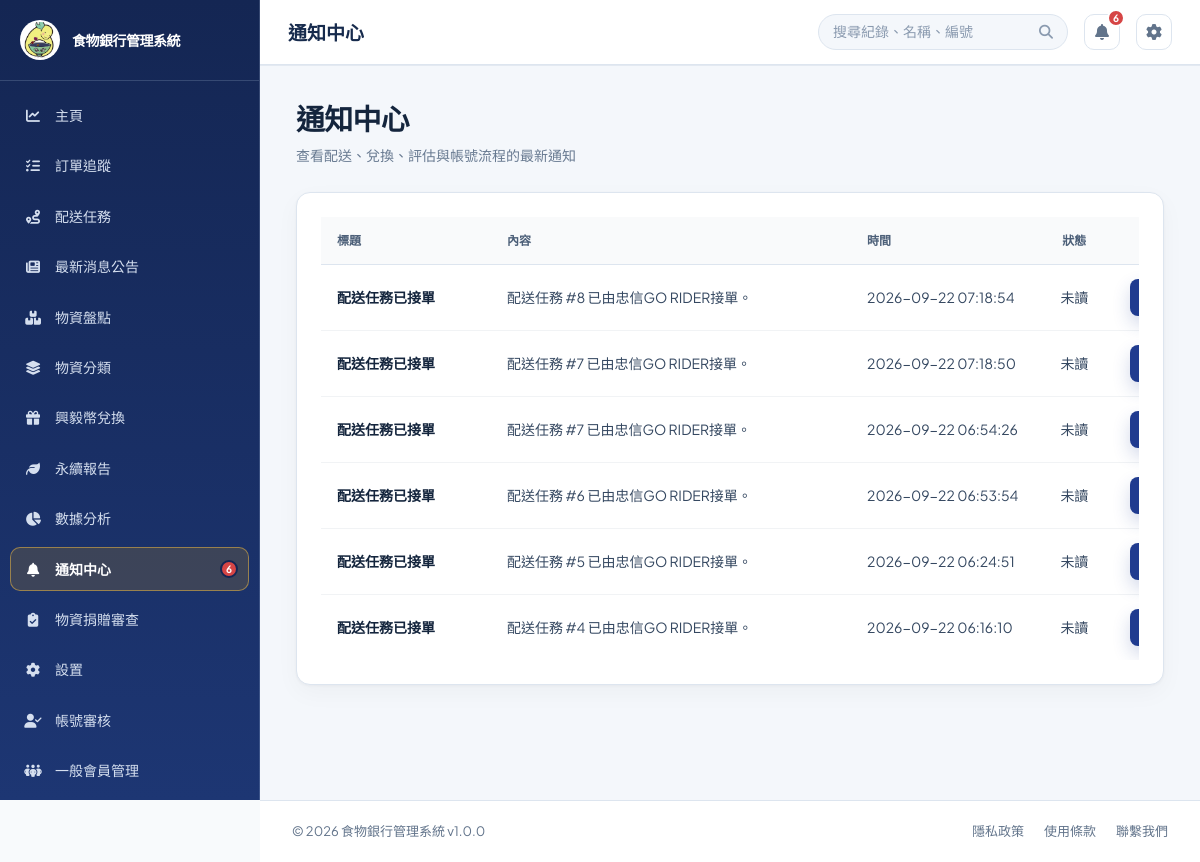
The app's page /?page=notifications (signed in) with its own data.
### tables this page shows
CREATE TABLE `users` (
  `user_id` int(11) NOT NULL,
  `username` varchar(50) NOT NULL,
  `password` varchar(255) NOT NULL,
  `email` varchar(100) NOT NULL,
  `full_name` varchar(100) NOT NULL,
  `phone` varchar(20) DEFAULT NULL,
  `role` enum('foodbank_staff','member') NOT NULL DEFAULT 'foodbank_staff',
  `member_type` enum('general','enterprise') NOT NULL DEFAULT 'general',
  `staff_type` enum('admin','clerk') DEFAULT NULL,
  `tax_id` varchar(8) DEFAULT NULL,
  `referral_source` varchar(50) DEFAULT NULL,
  `blacklisted_at` datetime DEFAULT NULL,
  `blacklist_reason` varchar(255) DEFAULT NULL,
  `department` varchar(50) DEFAULT NULL,
  `status` enum('active','inactive','suspended') DEFAULT 'active',
  `created_at` timestamp NULL DEFAULT current_timestamp(),
  `updated_at` timestamp NULL DEFAULT current_timestamp() ON UPDATE current_timestamp(),
  `created_by` int(11) DEFAULT NULL,
  `phone_verified` tinyint(1) NOT NULL DEFAULT 0,
  `is_enterprise_verified` tinyint(1) DEFAULT 0,
  `enterprise_name` varchar(150) DEFAULT NULL,
  `enterprise_verified_at` datetime DEFAULT NULL
);

CREATE TABLE `notifications` (
  `notification_id` int(11) NOT NULL,
  `user_id` int(11) NOT NULL,
  `title` varchar(150) NOT NULL,
  `message` text NOT NULL,
  `type` enum('info','success','warning','error') NOT NULL DEFAULT 'info',
  `read_at` datetime DEFAULT NULL,
  `created_at` timestamp NULL DEFAULT current_timestamp()
);

### config/database.php (called while the page is built, shortened)
<?php
class Database
{
    private $connection = null;
    public function getConnection()
    {
        return $this->connection;
    }
    private function connect()
    {
        $this->connection = @new mysqli(DB_HOST, DB_USER, DB_PASS, DB_NAME, DB_PORT);
    }
}
$db = new Database();

### src/models/BaseModel.php (called while the page is built, shortened)
<?php
require_once __DIR__ . '/../../config/database.php';
abstract class BaseModel {
    protected $db;
    public function __construct() {
        global $db;
        $this->db = $db->getConnection();
    }
    public function query($sql) {
        $result = $this->db->query($sql);
        $rows = [];
        if ($result) {
            while ($row = $result->fetch_assoc()) {
                $rows[] = $row;
            }
        }
        return $rows;
    }
}
?>

### src/models/NotificationModel.php (called while the page is built, shortened)
<?php
require_once __DIR__ . '/BaseModel.php';
class NotificationModel extends BaseModel {
    public function getForUser($userId) {
        $userId = (int) $userId;
        return $this->query("SELECT * FROM notifications WHERE user_id = {$userId} ORDER BY created_at DESC LIMIT 30");
    }
    public function getLatestIdForUser($userId) {
        $userId = (int) $userId;
        $result = $this->db->query("SELECT COALESCE(MAX(notification_id), 0) AS latest_id FROM notifications WHERE user_id = {$userId}");
        $row = $result->fetch_assoc();
        return (int) ($row['latest_id'] ?? 0);
    }
    public function getUnreadCount($userId) {
        $userId = (int) $userId;
        $result = $this->db->query("SELECT COUNT(*) AS unread_count FROM notifications WHERE user_id = {$userId} AND read_at IS NULL");
        $row = $result->fetch_assoc();
        return (int) ($row['unread_count'] ?? 0);
    }
}

### src/views/notifications.php (the view, shortened to what this page needs)
<?php
require_once BASE_PATH . '/src/models/NotificationModel.php';
$notificationModel = new NotificationModel();
$userId = (int) $currentUser['user_id'];
$notifications = $notificationModel->getForUser($userId);
function getNotificationTarget($notification) {
    $materialReviewTitles = ['新的物資待評估'];
    $materialResultTitles = ['物資已接受', '物資已婉拒', '物資已發布'];
    $deliveryTitles = ['新的配送任務', '新的 Go Rider 配送任務', '配送任務已接單', '配送異常回報'];
    if (in_array($notification['title'], $deliveryTitles, true)) {
        $deliveryId = null;
        if (preg_match('/配送任務\s*#(\d+)/u', $notification['message'], $matches)) {
            $deliveryId = (int) $matches[1];
        }
        return '?page=deliveries' . ($deliveryId ? '#delivery-' . $deliveryId : '');
    }
    return null;
}
?>
<div class="view-header"><div><h1 class="view-title">通知中心</h1><p class="view-subtitle">查看配送、兌換、評估與帳號流程的最新通知</p></div></div>
<div class="card"><div class="card-body">
<?php if ($notifications): ?><div class="notifications-table-body"><table class="data-table notifications-table"><thead><tr><th>標題</th><th>內容</th><th>時間</th><th>狀態</th><th>操作</th></tr></thead><tbody>
<?php foreach ($notifications as $notification): ?><tr><td><strong><?php echo htmlspecialchars($notification['title']); ?></strong></td><td><?php echo htmlspecialchars($notification['message']); ?></td><td><?php echo htmlspecialchars($notification['created_at']); ?></td><td><?php echo $notification['read_at'] ? '已讀' : '未讀'; ?></td><td><div class="notification-actions"><?php if (!$notification['read_at']): ?><?php $target = getNotificationTarget($notification); ?><?php if ($target): ?><a class="btn btn-primary btn-sm" href="<?php echo htmlspecialchars($target, ENT_QUOTES, 'UTF-8'); ?>">前往處理</a><?php endif; ?><form method="post"><input type="hidden" name="action" value="mark_notification_read"><input type="hidden" name="notification_id" value="<?php echo (int) $notification['notification_id']; ?>"><button class="btn btn-secondary btn-sm" type="submit">標記已讀</button></form><?php endif; ?></div></td></tr><?php endforeach; ?></tbody></table>
<?php endif; ?></div>
<?php if (!$notifications): ?><div class="empty-state"><i class="fas fa-bell-slash"></i><p>目前沒有通知</p></div><?php endif; ?></div></div>

### public/index.php (shortened to what this page needs)
<?php
require_once BASE_PATH . '/config/database.php';
$connection = $db->getConnection();
$demoPasswordHashes = [
    'manager' => '866485796cfa8d7c0cf7111640205b83076433547577511d81f8030ae99ecea5',
    'staff' => '10176e7b7b24d317acfcf8d2064cfd2f24e154f7b5a96603077d5ef813d6a6b6',
];
foreach ($demoPasswordHashes as $demoUsername => $demoPasswordHash) {
    $demoUsernameEscaped = $connection->real_escape_string($demoUsername);
    $connection->query(
        "UPDATE users SET password = '{$demoPasswordHash}' WHERE username = '{$demoUsernameEscaped}' AND CHAR_LENGTH(password) <> 60 AND CHAR_LENGTH(password) <> 64"
    );
}
$connection->query(
    "UPDATE users SET full_name = CASE username
        WHEN 'official' THEN '食物銀行官方人員'
        WHEN 'manager' THEN '忠信食物銀行'
        WHEN 'staff' THEN '食物銀行官方人員'
        WHEN 'volunteer' THEN '忠信GO RIDER'
        WHEN 'donor' THEN '捐贈剩食店家'
        ELSE full_name
    END
    WHERE username IN ('official', 'manager', 'staff', 'volunteer', 'donor')
      AND (full_name LIKE '%?%' OR full_name = '')"
);
if (!empty($_SESSION['user']['username'])) {
    $sessionUsername = $connection->real_escape_string($_SESSION['user']['username']);
    $sessionUserResult = $connection->query("SELECT user_id, username, full_name, role, member_type, staff_type, enterprise_name, status, email, phone, phone_verified FROM users WHERE username = '{$sessionUsername}' LIMIT 1");
}
$currentUser = $_SESSION['user'];
$authService = AuthService::forCurrentUser($currentUser);
require_once BASE_PATH . '/src/models/NotificationModel.php';
$notificationModel = new NotificationModel();
$unreadNotificationCount = 0;
if (isset($currentUser['user_id'])) {
    $unreadNotificationCount = (int) $notificationModel->getUnreadCount((int) $currentUser['user_id']);
}
$latestNotificationId = $notificationModel->getLatestIdForUser((int) $currentUser['user_id']);
$role = $currentUser['role'];
$page = isset($_GET['page']) ? trim($_GET['page']) : 'dashboard';
$page = basename($page);
$menu_items = [
    'dashboard' => ['label' => '主頁', 'icon' => 'fa-solid fa-chart-line'],
    'order_tracking' => ['label' => '訂單追蹤', 'icon' => 'fa-solid fa-list-check'],
    'deliveries' => ['label' => '配送任務', 'icon' => 'fa-solid fa-route'],
    'material_transport' => ['label' => '物資運送', 'icon' => 'fa-solid fa-truck-fast'],
    'news' => ['label' => '最新消息公告', 'icon' => 'fa-solid fa-newspaper'],
    'inventory' => ['label' => '物資盤點', 'icon' => 'fa-solid fa-boxes-stacked'],
    'item_categories' => ['label' => '物資分類', 'icon' => 'fa-solid fa-layer-group'],
    'rewards' => ['label' => '興毅幣兌換', 'icon' => 'fa-solid fa-gift'],
    'carbon_report' => ['label' => '永續報告', 'icon' => 'fa-solid fa-leaf'],
    'reports' => ['label' => '數據分析', 'icon' => 'fa-solid fa-chart-pie'],
    'notifications' => ['label' => '通知中心', 'icon' => 'fa-solid fa-bell'],
    'donation_materials' => ['label' => '物資捐贈', 'icon' => 'fa-solid fa-box-open'],
    'donation_materials_review' => ['label' => '物資捐贈審查', 'icon' => 'fa-solid fa-clipboard-check'],
    'settings' => ['label' => '設置', 'icon' => 'fa-solid fa-gear'],
    'users' => ['label' => '帳號審核', 'icon' => 'fa-solid fa-user-check'],
    'volunteer_management' => ['label' => '一般會員管理', 'icon' => 'fa-solid fa-people-group'],
    'rider_application' => ['label' => '申請外送志工', 'icon' => 'fa-solid fa-id-card'],
    'rider_review' => ['label' => '外送志工審核', 'icon' => 'fa-solid fa-user-shield'],
];
$routablePages = array_merge(array_keys($menu_items), ['certificate', 'activity_certificate']);
$allowedPages = array_values(array_filter($routablePages, function ($slug) use ($authService) {
    return $authService->can('page.' . $slug);
}));
?>
<!DOCTYPE html>
<html lang="zh-TW">
<head>
    <link href="https://cdnjs.cloudflare.com/ajax/libs/font-awesome/6.4.0/css/all.min.css" rel="stylesheet">
    <link rel="stylesheet" href="assets/css/style.css?v=<?php echo filemtime(__DIR__ . '/assets/css/style.css'); ?>">
</head>
<body data-notification-poll-url="?action=notifications_poll" data-notification-last-id="<?php echo (int) $latestNotificationId; ?>">
    <div class="app-wrapper">
        <aside class="sidebar">
            <div class="sidebar-header">
                <div class="logo">
                    <img class="logo-image" src="assets/images/foundation-logo.jpg" alt="">
                    <span class="logo-text"><?php echo APP_NAME; ?></span>
                </div>
            </div>
            <nav class="sidebar-nav">
                <?php foreach ($menu_items as $key => $item):
                    if (!in_array($key, $allowedPages, true)) {
                        continue;
                    }
                    $is_active = ($page === $key) ? 'active' : '';
                    $icon = $item['icon'];
                    $label = ($key === 'reports' && $role === 'member') ? '榮譽榜' : $item['label'];
                    ?>
                    <a href="?page=<?php echo $key; ?>" class="nav-item <?php echo $is_active; ?>" title="<?php echo $label; ?>">
                        <span class="nav-icon"><i class="<?php echo $icon; ?>"></i></span>
                        <span class="nav-label"><?php echo $label; ?></span>
                        <?php if ($key === 'notifications'): ?>
                            <span class="notification-badge sidebar-notification-badge" data-notification-badge <?php echo $unreadNotificationCount > 0 ? '' : 'hidden'; ?>><?php echo (int) $unreadNotificationCount; ?></span>
                        <?php endif; ?>
                    </a>
                <?php endforeach; ?>
            </nav>
        </aside>
        <div class="main-container">
            <header class="topbar">
                <div class="topbar-left">
                    <div class="breadcrumb">
                        <span class="page-title" id="pageTitle">
                            <?php echo $menu_items[$page]['label'] ?? '頁面'; ?>
                        </span>
                    </div>
                </div>
                <div class="topbar-right">
                    <div class="search-box">
                        <input type="text" placeholder="搜尋紀錄、名稱、編號" class="search-input">
                        <i class="fas fa-search"></i>
                    </div>
                    <a href="?page=notifications" class="icon-btn" title="通知" aria-label="查看通知中心">
                        <i class="fas fa-bell"></i>
                        <span class="notification-badge" data-notification-badge <?php echo $unreadNotificationCount > 0 ? '' : 'hidden'; ?>><?php echo (int) $unreadNotificationCount; ?></span>
                    </a>
                    <a href="?page=settings" class="icon-btn" title="設置" aria-label="前往設置">
                        <i class="fas fa-cog"></i>
                    </a>
                </div>
            </header>
            <main class="page-content">
                <div class="content-shell">
                    <?php
                    $view_file = BASE_PATH . '/src/views/' . $page . '.php';
                    if (file_exists($view_file)) {
                        include $view_file;
                    }
                    ?>
                </div>
            </main>
        </div>
    </div>
    <footer class="app-footer">
        <div class="footer-content">
            <p>&copy; 2026 <?php echo APP_NAME; ?> v<?php echo APP_VERSION; ?></p>
            <div class="footer-links">
                <a href="#">隱私政策</a>
                <a href="#">使用條款</a>
                <a href="#">聯繫我們</a>
            </div>
        </div>
    </footer>
</body>
</html>

### records on screen
users: role "數據分析"
notifications: title "配送任務已接單", message "配送任務 #8 已由忠信GO RIDER接單。", created_at "2026-09-22 07:18:54", shows "未讀"
notifications: title "配送任務已接單", message "配送任務 #7 已由忠信GO RIDER接單。", created_at "2026-09-22 07:18:50", shows "未讀"
notifications: title "配送任務已接單", message "配送任務 #7 已由忠信GO RIDER接單。", created_at "2026-09-22 06:54:26", shows "未讀"
notifications: title "配送任務已接單", message "配送任務 #6 已由忠信GO RIDER接單。", created_at "2026-09-22 06:53:54", shows "未讀"
notifications: title "配送任務已接單", message "配送任務 #5 已由忠信GO RIDER接單。", created_at "2026-09-22 06:24:51", shows "未讀"
notifications: title "配送任務已接單", message "配送任務 #4 已由忠信GO RIDER接單。", created_at "2026-09-22 06:16:10", shows "未讀"

### other values on screen
APP_NAME "食物銀行管理系統"
$label "主頁"
$label "訂單追蹤"
$label "配送任務"
$label "最新消息公告"
$label "物資盤點"
$label "物資分類"
$label "興毅幣兌換"
$label "永續報告"
$label "通知中心"
$unreadNotificationCount "6"
$label "物資捐贈審查"
$label "設置"
$label "帳號審核"
$label "一般會員管理"
